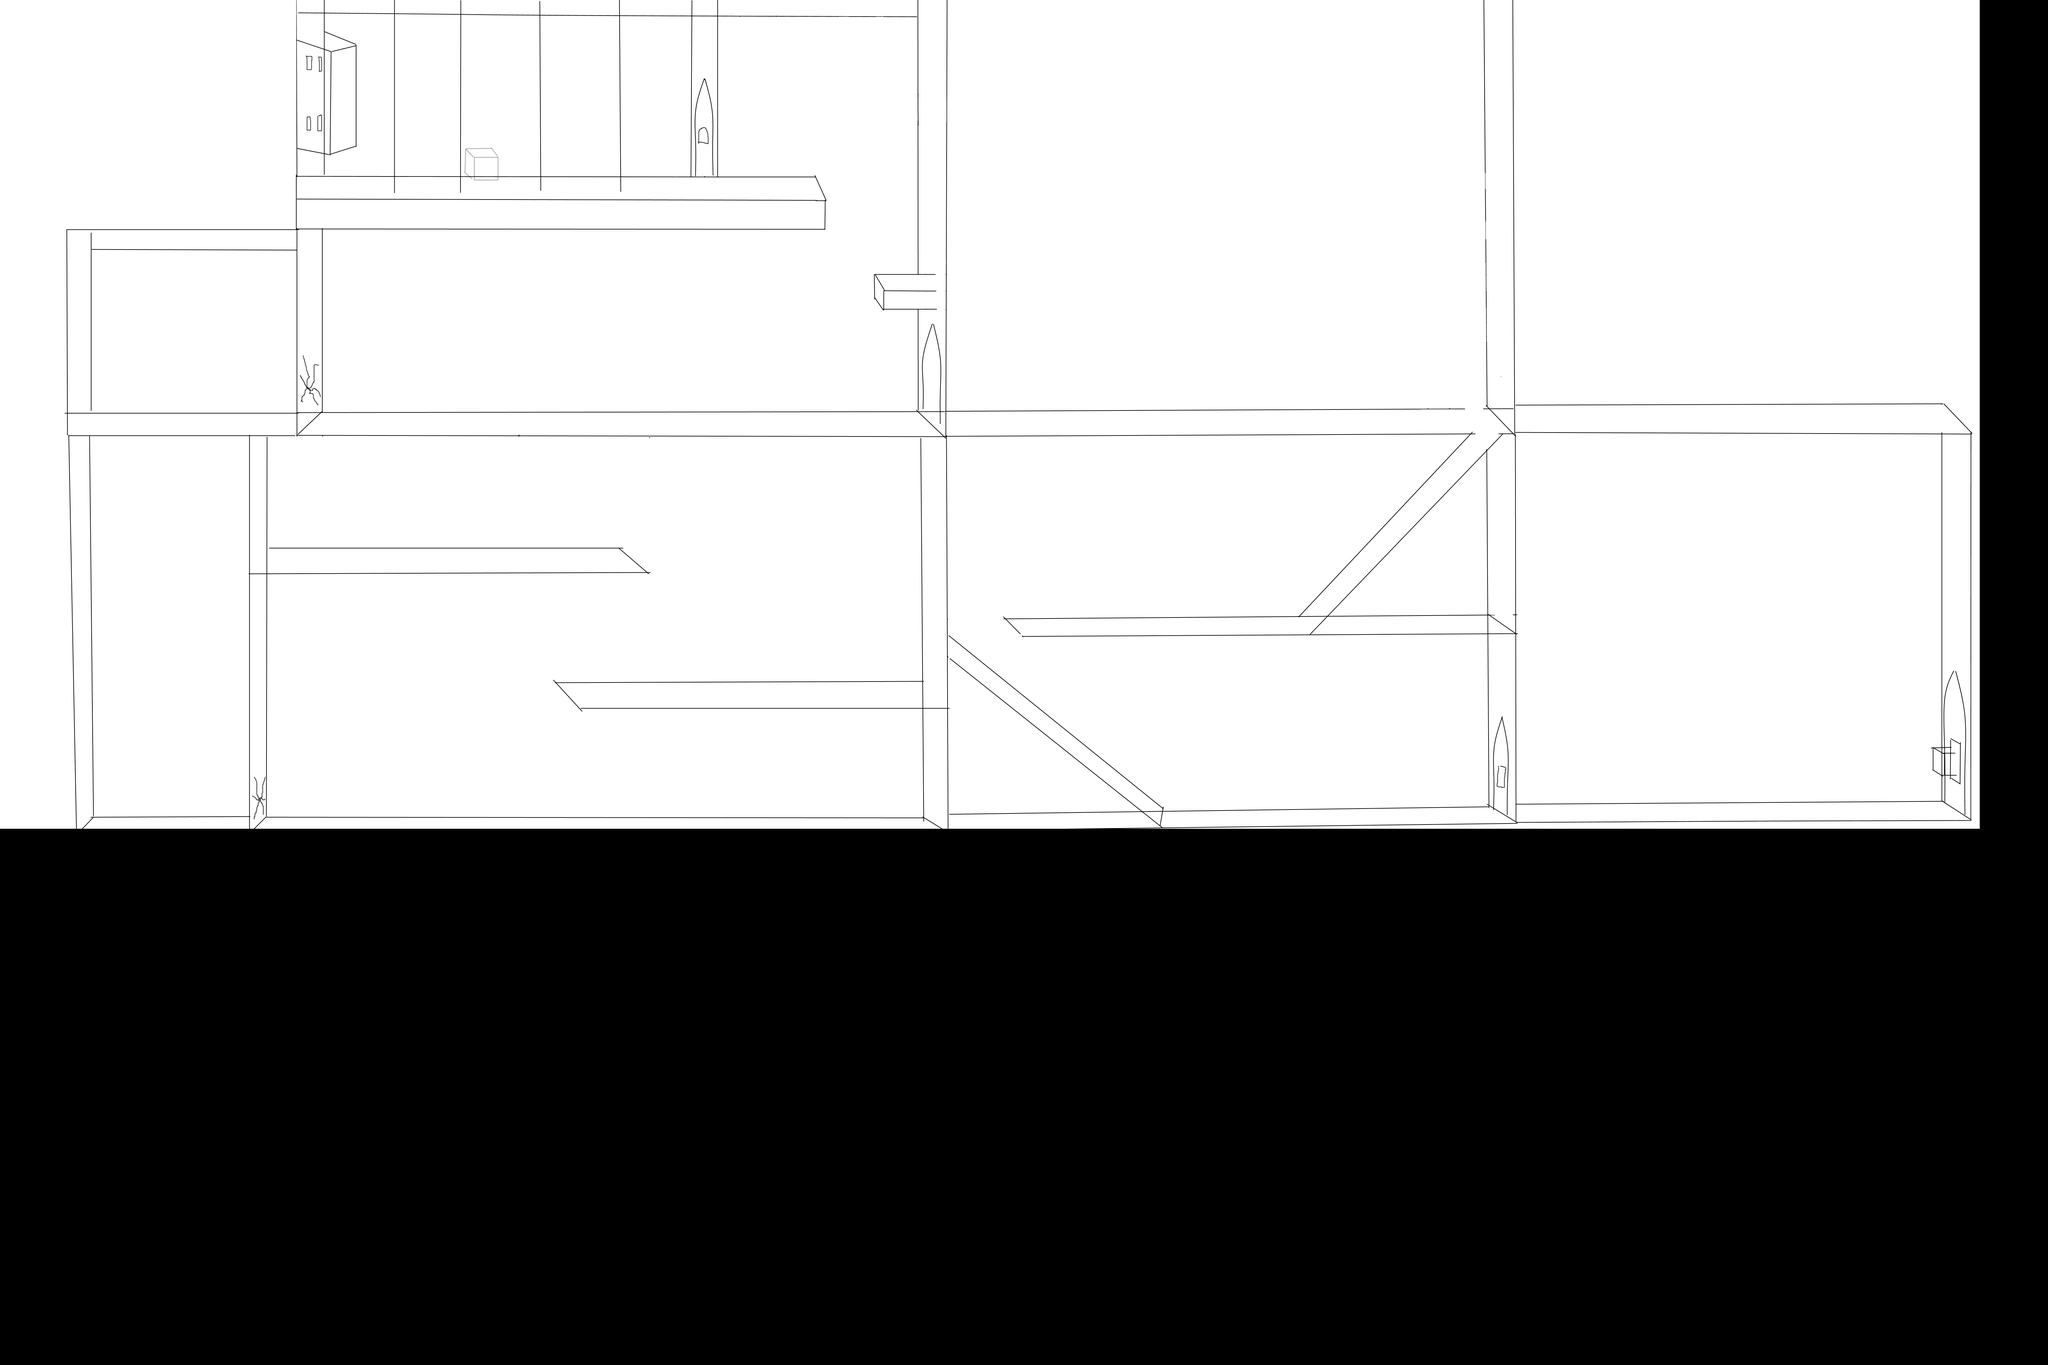

Rendered tile map (Tiled .tmx) drawn with the repository's tilesets; below, a short description and the map source with its tile grids summarised:
An orthogonal 210x140 tile map with 30x30 px tiles, 1 tile layer (Tile Layer 1).

<map version="1.0" orientation="orthogonal" renderorder="right-down" width="210" height="140" tilewidth="30" tileheight="30" nextobjectid="1">
 <tileset firstgid="1" name="TutorialNoX" tilewidth="30" tileheight="30" tilecount="26600" columns="266">
  <image source="../Level Sketches/TutorialNoX.png" width="8000" height="3000" />
 </tileset>
 <layer name="Tile Layer 1" width="210" height="140">
  <data>[29400 cells, 17255 non-empty, 17255 distinct tile ids]</data>
 </layer>
</map>
